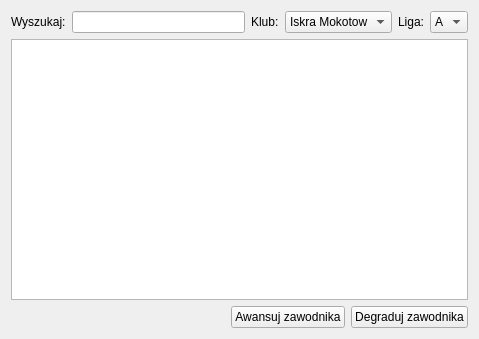
<?xml version="1.0" encoding="UTF-8"?>
<ui version="4.0">
 <class>SedziaTabele</class>
 <widget class="QWidget" name="SedziaTabele">
  <property name="geometry">
   <rect>
    <x>0</x>
    <y>0</y>
    <width>479</width>
    <height>339</height>
   </rect>
  </property>
  <property name="windowTitle">
   <string>Form</string>
  </property>
  <layout class="QHBoxLayout" name="horizontalLayout">
   <item>
    <layout class="QVBoxLayout" name="verticalLayout">
     <item>
      <layout class="QHBoxLayout" name="horizontalLayout_2">
       <item>
        <widget class="QLabel" name="label_2">
         <property name="text">
          <string>Wyszukaj:</string>
         </property>
        </widget>
       </item>
       <item>
        <widget class="QLineEdit" name="lineEdit"/>
       </item>
       <item>
        <widget class="QLabel" name="label">
         <property name="text">
          <string>Klub:</string>
         </property>
        </widget>
       </item>
       <item>
        <widget class="QComboBox" name="comboBox">
         <item>
          <property name="text">
           <string>Iskra Mokotow</string>
          </property>
         </item>
        </widget>
       </item>
       <item>
        <widget class="QLabel" name="label_3">
         <property name="text">
          <string>Liga:</string>
         </property>
        </widget>
       </item>
       <item>
        <widget class="QComboBox" name="comboBox_2">
         <item>
          <property name="text">
           <string>A</string>
          </property>
         </item>
        </widget>
       </item>
      </layout>
     </item>
     <item>
      <widget class="QTableView" name="tableView"/>
     </item>
     <item>
      <layout class="QHBoxLayout" name="horizontalLayout_3">
       <item>
        <spacer name="horizontalSpacer">
         <property name="orientation">
          <enum>Qt::Horizontal</enum>
         </property>
         <property name="sizeHint" stdset="0">
          <size>
           <width>40</width>
           <height>20</height>
          </size>
         </property>
        </spacer>
       </item>
       <item>
        <widget class="QPushButton" name="pushButton_2">
         <property name="text">
          <string>Awansuj zawodnika</string>
         </property>
        </widget>
       </item>
       <item>
        <widget class="QPushButton" name="pushButton">
         <property name="text">
          <string>Degraduj zawodnika</string>
         </property>
        </widget>
       </item>
      </layout>
     </item>
    </layout>
   </item>
  </layout>
 </widget>
 <resources/>
 <connections/>
</ui>
